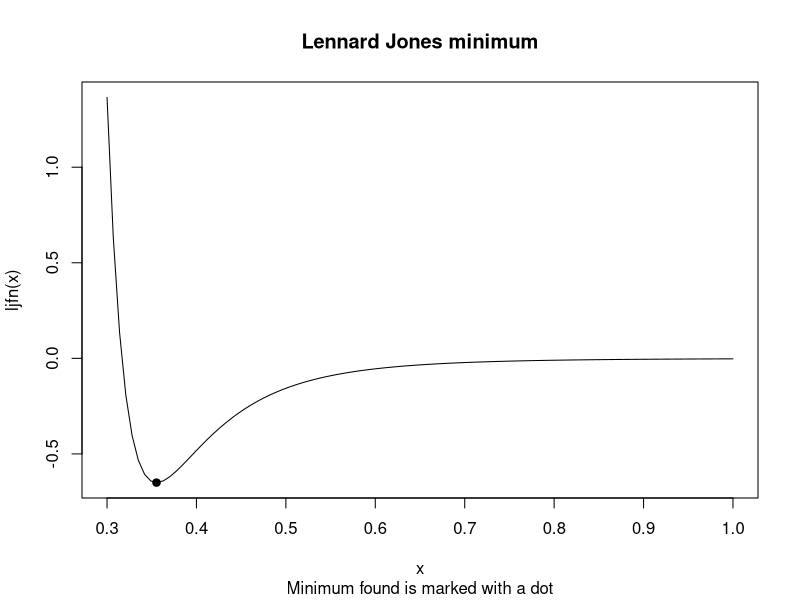
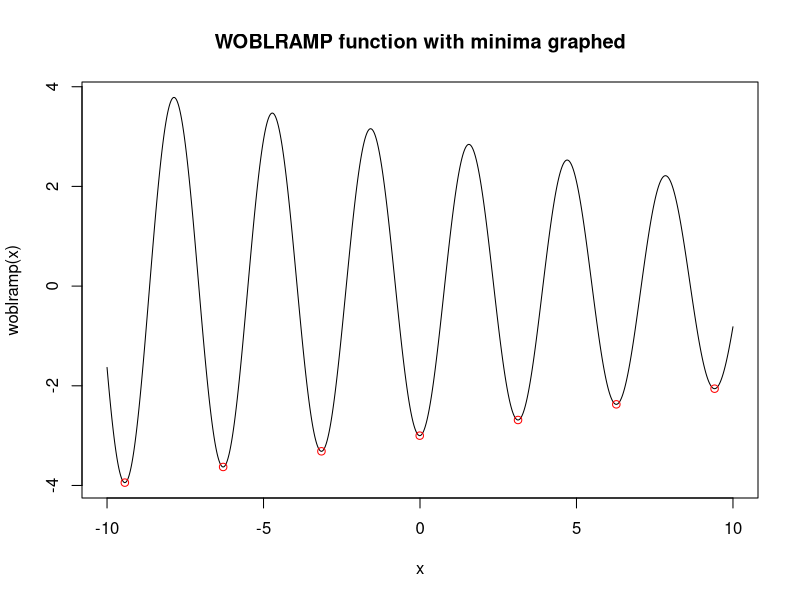
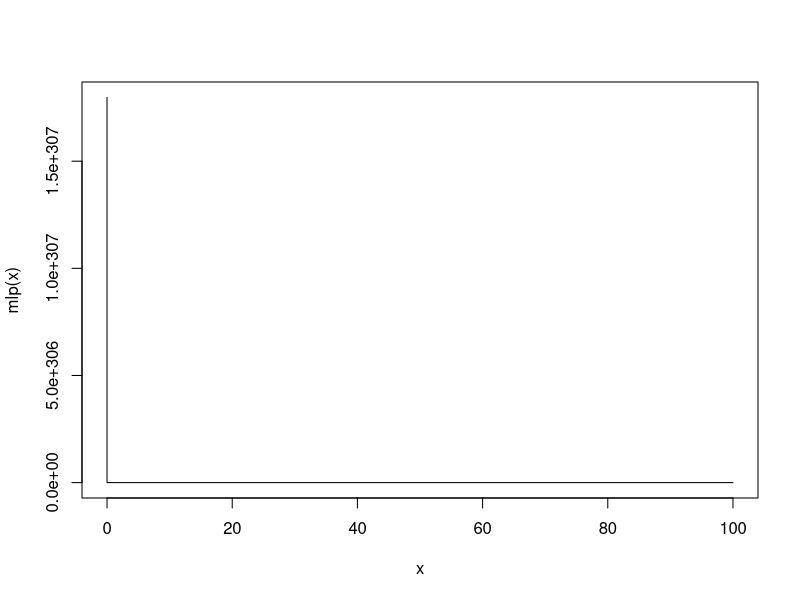
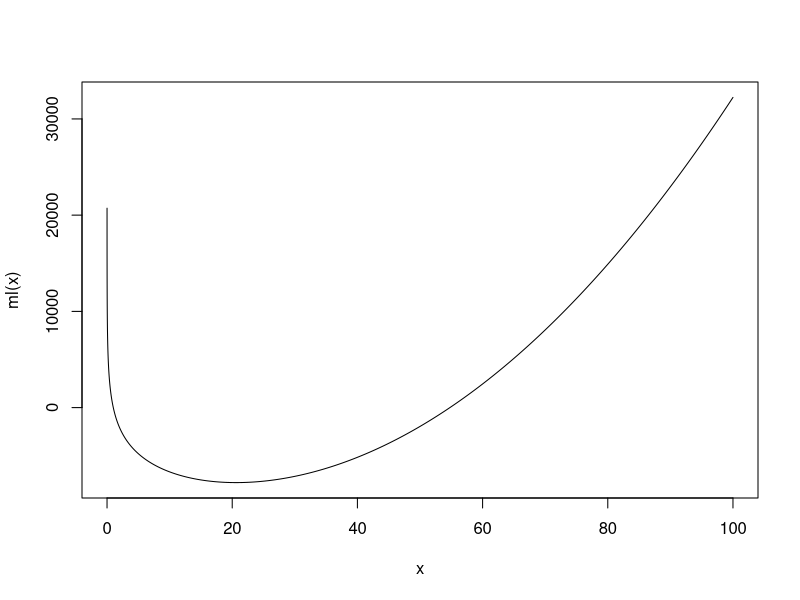

The R script that drew these images, in order:
## ---- chunk 1
ljfn <- function(r, ep = 0.6501696, sig = 0.3165555) {
  fn <- 4 * ep * ((sig / r)^12 - (sig / r)^6)
}
min <- optimize(ljfn, interval = c(0.001, 5))
print(min)
## ---- chunk 2
curve(ljfn, from = 0.3, to = 1)
points(min$minimum, min$objective, pch = 19)
title(main = "Lennard Jones minimum")
title(sub = "Minimum found is marked with a dot")
## ---- chunk 3
## ----label=C05lj2, echo=TRUE, cache=TRUE---------------------------------
ljgr <- function(r, ep = 0.6501696, sig = 0.3165555) {
  expr1 <- 4 * ep
  expr2 <- sig / r
  expr8 <- sig / r^2
  value <- expr1 * (expr2^12 - expr2^6)
  grad <- -(expr1 * (12 * (expr8 * expr2^(11)) - 6 * (expr8 * expr2^5)))
}
root <- uniroot(ljgr, interval = c(0.001, 5))
cat("f(", root$root, ")=", root$f.root, " after ", root$iter, " Est. Prec'n=", root$estim.prec, "\n")
## ---- chunk 4
## ----label=C05findwobl1a, echo=TRUE, cache=FALSE, fig.height=5-----------
woblramp <- function(x) {
  (-3 + 0.1 * x) * cos(x * 2)
}
require(pracma, quietly=TRUE)
wmins <- pracma::findmins(woblramp, a = -10, b = 10)
curve(woblramp, from = -10, to = 10, n = 1001)
ymins <- woblramp(wmins) # compute the function at minima
points(wmins, ymins, col = "red") # and overprint on graph
title(main = "WOBLRAMP function with minima graphed")
## ---- chunk 5
detach(package:pracma) 

require(numDeriv)
## Loading required package: numDeriv
require(pracma)
## ---- chunk 6
# Protected log function
mlp <- function(x) {
  if (x < 1e-9) {
    fval <- 0.1 * .Machine$double.xmax
  } else {
    fval <- (log(x) * (x * x - 3000))
  }
}
mlp <- Vectorize(mlp)
curve(mlp, from = 0, to = 100, n = 100001)
## ---- chunk 7
ml <- function(x) {
  fval <- (log(x) * (x * x - 3000))
}
curve(ml, from = 0, to = 100, n = 100001)
## ---- chunk 8
min <- optimize(mlp, interval = c(-5, 5))
print(min)
## ---- chunk 9
minx <- optimize(ml, interval = c(-5, 5))
print(minx)
## ---- chunk 10
## But we missed the solution!
min2 <- optimize(mlp, interval = c(-5, 55))
print(min2)
